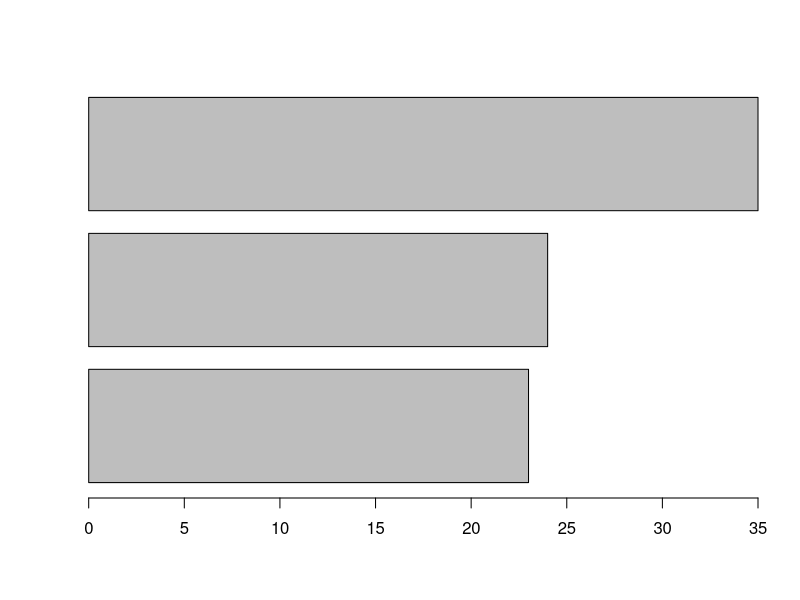

Write R code to recreate this figure.
names<-c("ram","sai","teja")
age<-c(23,24,35)
marks<-c(88,79,90)
df<-data.frame(names,age,marks)
barplot(age,horiz=TRUE)
